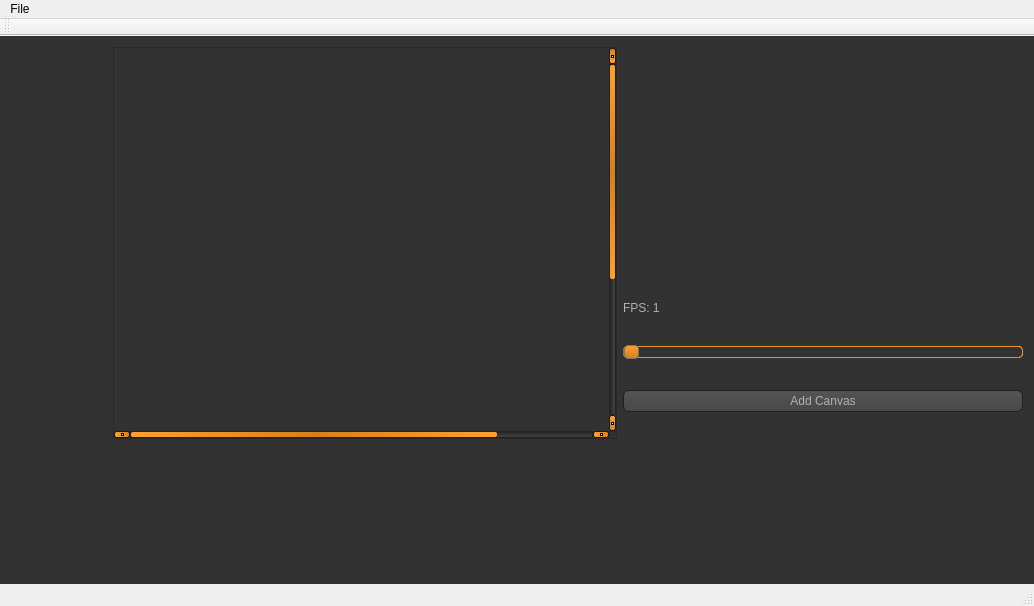
<?xml version="1.0" encoding="UTF-8"?>
<ui version="4.0">
 <class>MainWindow</class>
 <widget class="QMainWindow" name="MainWindow">
  <property name="geometry">
   <rect>
    <x>0</x>
    <y>0</y>
    <width>1034</width>
    <height>606</height>
   </rect>
  </property>
  <property name="mouseTracking">
   <bool>false</bool>
  </property>
  <property name="windowTitle">
   <string>MainWindow</string>
  </property>
  <widget class="QWidget" name="centralWidget">
   <property name="mouseTracking">
    <bool>false</bool>
   </property>
   <property name="styleSheet">
    <string notr="true">
    QToolTip
{
     border: 1px solid black;
     background-color: #ffa02f;
     padding: 1px;
     border-radius: 3px;
     opacity: 100;
}

QWidget
{
    color: #b1b1b1;
    background-color: #323232;
}

QWidget:item:hover
{
    background-color: QLinearGradient( x1: 0, y1: 0, x2: 0, y2: 1, stop: 0 #ffa02f, stop: 1 #ca0619);
    color: #000000;
}

QWidget:item:selected
{
    background-color: QLinearGradient( x1: 0, y1: 0, x2: 0, y2: 1, stop: 0 #ffa02f, stop: 1 #d7801a);
}

QMenuBar::item
{
    background: transparent;
}

QMenuBar::item:selected
{
    background: transparent;
    border: 1px solid #ffaa00;
}

QMenuBar::item:pressed
{
    background: #444;
    border: 1px solid #000;
    background-color: QLinearGradient(
        x1:0, y1:0,
        x2:0, y2:1,
        stop:1 #212121,
        stop:0.4 #343434/*,
        stop:0.2 #343434,
        stop:0.1 #ffaa00*/
    );
    margin-bottom:-1px;
    padding-bottom:1px;
}

QMenu
{
    border: 1px solid #000;
}

QMenu::item
{
    padding: 2px 20px 2px 20px;
}

QMenu::item:selected
{
    color: #000000;
}

QWidget:disabled
{
    color: #404040;
    background-color: #323232;
}

QAbstractItemView
{
    background-color: QLinearGradient( x1: 0, y1: 0, x2: 0, y2: 1, stop: 0 #4d4d4d, stop: 0.1 #646464, stop: 1 #5d5d5d);
}

QWidget:focus
{
    /*border: 2px solid QLinearGradient( x1: 0, y1: 0, x2: 0, y2: 1, stop: 0 #ffa02f, stop: 1 #d7801a);*/
}

QLineEdit
{
    background-color: QLinearGradient( x1: 0, y1: 0, x2: 0, y2: 1, stop: 0 #4d4d4d, stop: 0 #646464, stop: 1 #5d5d5d);
    padding: 1px;
    border-style: solid;
    border: 1px solid #1e1e1e;
    border-radius: 5;
}

QPushButton
{
    color: #b1b1b1;
    background-color: QLinearGradient( x1: 0, y1: 0, x2: 0, y2: 1, stop: 0 #565656, stop: 0.1 #525252, stop: 0.5 #4e4e4e, stop: 0.9 #4a4a4a, stop: 1 #464646);
    border-width: 1px;
    border-color: #1e1e1e;
    border-style: solid;
    border-radius: 6;
    padding: 3px;
    font-size: 12px;
    padding-left: 5px;
    padding-right: 5px;
}

QPushButton:pressed
{
    background-color: QLinearGradient( x1: 0, y1: 0, x2: 0, y2: 1, stop: 0 #2d2d2d, stop: 0.1 #2b2b2b, stop: 0.5 #292929, stop: 0.9 #282828, stop: 1 #252525);
}

QComboBox
{
    selection-background-color: #ffaa00;
    background-color: QLinearGradient( x1: 0, y1: 0, x2: 0, y2: 1, stop: 0 #565656, stop: 0.1 #525252, stop: 0.5 #4e4e4e, stop: 0.9 #4a4a4a, stop: 1 #464646);
    border-style: solid;
    border: 1px solid #1e1e1e;
    border-radius: 5;
}

QComboBox:hover,QPushButton:hover
{
    border: 2px solid QLinearGradient( x1: 0, y1: 0, x2: 0, y2: 1, stop: 0 #ffa02f, stop: 1 #d7801a);
}


QComboBox:on
{
    padding-top: 3px;
    padding-left: 4px;
    background-color: QLinearGradient( x1: 0, y1: 0, x2: 0, y2: 1, stop: 0 #2d2d2d, stop: 0.1 #2b2b2b, stop: 0.5 #292929, stop: 0.9 #282828, stop: 1 #252525);
    selection-background-color: #ffaa00;
}

QComboBox QAbstractItemView
{
    border: 2px solid darkgray;
    selection-background-color: QLinearGradient( x1: 0, y1: 0, x2: 0, y2: 1, stop: 0 #ffa02f, stop: 1 #d7801a);
}

QComboBox::drop-down
{
     subcontrol-origin: padding;
     subcontrol-position: top right;
     width: 15px;

     border-left-width: 0px;
     border-left-color: darkgray;
     border-left-style: solid; /* just a single line */
     border-top-right-radius: 3px; /* same radius as the QComboBox */
     border-bottom-right-radius: 3px;
 }

QComboBox::down-arrow
{
     image: url(:/down_arrow.png);
}

QGroupBox:focus
{
border: 2px solid QLinearGradient( x1: 0, y1: 0, x2: 0, y2: 1, stop: 0 #ffa02f, stop: 1 #d7801a);
}

QTextEdit:focus
{
    border: 2px solid QLinearGradient( x1: 0, y1: 0, x2: 0, y2: 1, stop: 0 #ffa02f, stop: 1 #d7801a);
}

QScrollBar:horizontal {
     border: 1px solid #222222;
     background: QLinearGradient( x1: 0, y1: 0, x2: 0, y2: 1, stop: 0.0 #121212, stop: 0.2 #282828, stop: 1 #484848);
     height: 7px;
     margin: 0px 16px 0 16px;
}

QScrollBar::handle:horizontal
{
      background: QLinearGradient( x1: 0, y1: 0, x2: 1, y2: 0, stop: 0 #ffa02f, stop: 0.5 #d7801a, stop: 1 #ffa02f);
      min-height: 20px;
      border-radius: 2px;
}

QScrollBar::add-line:horizontal {
      border: 1px solid #1b1b19;
      border-radius: 2px;
      background: QLinearGradient( x1: 0, y1: 0, x2: 1, y2: 0, stop: 0 #ffa02f, stop: 1 #d7801a);
      width: 14px;
      subcontrol-position: right;
      subcontrol-origin: margin;
}

QScrollBar::sub-line:horizontal {
      border: 1px solid #1b1b19;
      border-radius: 2px;
      background: QLinearGradient( x1: 0, y1: 0, x2: 1, y2: 0, stop: 0 #ffa02f, stop: 1 #d7801a);
      width: 14px;
     subcontrol-position: left;
     subcontrol-origin: margin;
}

QScrollBar::right-arrow:horizontal, QScrollBar::left-arrow:horizontal
{
      border: 1px solid black;
      width: 1px;
      height: 1px;
      background: white;
}

QScrollBar::add-page:horizontal, QScrollBar::sub-page:horizontal
{
      background: none;
}

QScrollBar:vertical
{
      background: QLinearGradient( x1: 0, y1: 0, x2: 1, y2: 0, stop: 0.0 #121212, stop: 0.2 #282828, stop: 1 #484848);
      width: 7px;
      margin: 16px 0 16px 0;
      border: 1px solid #222222;
}

QScrollBar::handle:vertical
{
      background: QLinearGradient( x1: 0, y1: 0, x2: 0, y2: 1, stop: 0 #ffa02f, stop: 0.5 #d7801a, stop: 1 #ffa02f);
      min-height: 20px;
      border-radius: 2px;
}

QScrollBar::add-line:vertical
{
      border: 1px solid #1b1b19;
      border-radius: 2px;
      background: QLinearGradient( x1: 0, y1: 0, x2: 0, y2: 1, stop: 0 #ffa02f, stop: 1 #d7801a);
      height: 14px;
      subcontrol-position: bottom;
      subcontrol-origin: margin;
}

QScrollBar::sub-line:vertical
{
      border: 1px solid #1b1b19;
      border-radius: 2px;
      background: QLinearGradient( x1: 0, y1: 0, x2: 0, y2: 1, stop: 0 #d7801a, stop: 1 #ffa02f);
      height: 14px;
      subcontrol-position: top;
      subcontrol-origin: margin;
}

QScrollBar::up-arrow:vertical, QScrollBar::down-arrow:vertical
{
      border: 1px solid black;
      width: 1px;
      height: 1px;
      background: white;
}


QScrollBar::add-page:vertical, QScrollBar::sub-page:vertical
{
      background: none;
}

QTextEdit
{
    background-color: #242424;
}

QPlainTextEdit
{
    background-color: #242424;
}

QHeaderView::section
{
    background-color: QLinearGradient(x1:0, y1:0, x2:0, y2:1, stop:0 #616161, stop: 0.5 #505050, stop: 0.6 #434343, stop:1 #656565);
    color: white;
    padding-left: 4px;
    border: 1px solid #6c6c6c;
}

QCheckBox:disabled
{
color: #414141;
}

QDockWidget::title
{
    text-align: center;
    spacing: 3px; /* spacing between items in the tool bar */
    background-color: QLinearGradient(x1:0, y1:0, x2:0, y2:1, stop:0 #323232, stop: 0.5 #242424, stop:1 #323232);
}

QDockWidget::close-button, QDockWidget::float-button
{
    text-align: center;
    spacing: 1px; /* spacing between items in the tool bar */
    background-color: QLinearGradient(x1:0, y1:0, x2:0, y2:1, stop:0 #323232, stop: 0.5 #242424, stop:1 #323232);
}

QDockWidget::close-button:hover, QDockWidget::float-button:hover
{
    background: #242424;
}

QDockWidget::close-button:pressed, QDockWidget::float-button:pressed
{
    padding: 1px -1px -1px 1px;
}

QMainWindow::separator
{
    background-color: QLinearGradient(x1:0, y1:0, x2:0, y2:1, stop:0 #161616, stop: 0.5 #151515, stop: 0.6 #212121, stop:1 #343434);
    color: white;
    padding-left: 4px;
    border: 1px solid #4c4c4c;
    spacing: 3px; /* spacing between items in the tool bar */
}

QMainWindow::separator:hover
{

    background-color: QLinearGradient(x1:0, y1:0, x2:0, y2:1, stop:0 #d7801a, stop:0.5 #b56c17 stop:1 #ffa02f);
    color: white;
    padding-left: 4px;
    border: 1px solid #6c6c6c;
    spacing: 3px; /* spacing between items in the tool bar */
}

QToolBar::handle
{
     spacing: 3px; /* spacing between items in the tool bar */
     background: url(:/images/handle.png);
}

QMenu::separator
{
    height: 2px;
    background-color: QLinearGradient(x1:0, y1:0, x2:0, y2:1, stop:0 #161616, stop: 0.5 #151515, stop: 0.6 #212121, stop:1 #343434);
    color: white;
    padding-left: 4px;
    margin-left: 10px;
    margin-right: 5px;
}

QProgressBar
{
    border: 2px solid grey;
    border-radius: 5px;
    text-align: center;
}

QProgressBar::chunk
{
    background-color: #d7801a;
    width: 2.15px;
    margin: 0.5px;
}

QTabBar::tab {
    color: #b1b1b1;
    border: 1px solid #444;
    border-bottom-style: none;
    background-color: #323232;
    padding-left: 10px;
    padding-right: 10px;
    padding-top: 3px;
    padding-bottom: 2px;
    margin-right: -1px;
}

QTabWidget::pane {
    border: 1px solid #444;
    top: 1px;
}

QTabBar::tab:last
{
    margin-right: 0; /* the last selected tab has nothing to overlap with on the right */
    border-top-right-radius: 3px;
}

QTabBar::tab:first:!selected
{
 margin-left: 0px; /* the last selected tab has nothing to overlap with on the right */


    border-top-left-radius: 3px;
}

QTabBar::tab:!selected
{
    color: #b1b1b1;
    border-bottom-style: solid;
    margin-top: 3px;
    background-color: QLinearGradient(x1:0, y1:0, x2:0, y2:1, stop:1 #212121, stop:.4 #343434);
}

QTabBar::tab:selected
{
    border-top-left-radius: 3px;
    border-top-right-radius: 3px;
    margin-bottom: 0px;
}

QTabBar::tab:!selected:hover
{
    /*border-top: 2px solid #ffaa00;
    padding-bottom: 3px;*/
    border-top-left-radius: 3px;
    border-top-right-radius: 3px;
    background-color: QLinearGradient(x1:0, y1:0, x2:0, y2:1, stop:1 #212121, stop:0.4 #343434, stop:0.2 #343434, stop:0.1 #ffaa00);
}

QRadioButton::indicator:checked, QRadioButton::indicator:unchecked{
    color: #b1b1b1;
    background-color: #323232;
    border: 1px solid #b1b1b1;
    border-radius: 6px;
}

QRadioButton::indicator:checked
{
    background-color: qradialgradient(
        cx: 0.5, cy: 0.5,
        fx: 0.5, fy: 0.5,
        radius: 1.0,
        stop: 0.25 #ffaa00,
        stop: 0.3 #323232
    );
}

QCheckBox::indicator{
    color: #b1b1b1;
    background-color: #323232;
    border: 1px solid #b1b1b1;
    width: 9px;
    height: 9px;
}

QRadioButton::indicator
{
    border-radius: 6px;
}

QRadioButton::indicator:hover, QCheckBox::indicator:hover
{
    border: 1px solid #ffaa00;
}

QCheckBox::indicator:checked
{
    image:url(:/images/checkbox.png);
}

QCheckBox::indicator:disabled, QRadioButton::indicator:disabled
{
    border: 1px solid #444;
}
QSlider::groove:horizontal {
border: 1px solid QLinearGradient( x1: 0, y1: 0, x2: 0, y2: 1, stop: 0 #ffa02f, stop: 1 #d7801a);

height: 10px;
border-radius: 4px;
}
QSlider::handle:horizontal {
background: QLinearGradient( x1: 0, y1: 0, x2: 0, y2: 1, stop: 0 #ffa02f, stop: 1 #d7801a);
border: 1px solid #777;
width: 13px;
margin-top: -2px;
margin-bottom: -2px;
border-radius: 4px;
}
QSlider::sub-page:horizontal {
background: QLinearGradient( x1: 0, y1: 0, x2: 0, y2: 1, stop: 0 #ffa02f, stop: 1 #d7801a);

border: 1px solid #777;
height: 10px;
border-radius: 4px;
}

QSlider::add-page:horizontal {

border: 1px solid QLinearGradient( x1: 0, y1: 0, x2: 0, y2: 1, stop: 0 #ffa02f, stop: 1 #d7801a);
height: 10px;
border-radius: 4px;
}</string>
   </property>
   <layout class="QVBoxLayout" name="verticalLayout_2">
    <item>
     <layout class="QHBoxLayout" name="horizontalLayout_3">
      <item>
       <layout class="QVBoxLayout" name="Left_horzLayout">
        <item>
         <widget class="QWidgetToolbar" name="Toolbar" native="true">
          <property name="sizePolicy">
           <sizepolicy hsizetype="Expanding" vsizetype="Expanding">
            <horstretch>0</horstretch>
            <verstretch>0</verstretch>
           </sizepolicy>
          </property>
          <property name="minimumSize">
           <size>
            <width>96</width>
            <height>56</height>
           </size>
          </property>
          <property name="maximumSize">
           <size>
            <width>66</width>
            <height>16777215</height>
           </size>
          </property>
         </widget>
        </item>
       </layout>
      </item>
      <item>
       <layout class="QVBoxLayout" name="Middle_horzLayout">
        <item>
         <widget class="QScrollArea" name="scrollArea">
          <property name="minimumSize">
           <size>
            <width>300</width>
            <height>300</height>
           </size>
          </property>
          <property name="verticalScrollBarPolicy">
           <enum>Qt::ScrollBarAlwaysOn</enum>
          </property>
          <property name="horizontalScrollBarPolicy">
           <enum>Qt::ScrollBarAlwaysOn</enum>
          </property>
          <property name="widgetResizable">
           <bool>true</bool>
          </property>
          <widget class="QWidget" name="scrollAreaWidgetContents">
           <property name="geometry">
            <rect>
             <x>0</x>
             <y>0</y>
             <width>624</width>
             <height>624</height>
            </rect>
           </property>
           <layout class="QGridLayout" name="gridLayout">
            <item row="0" column="0">
             <widget class="QWidgetCanvas" name="Canvas" native="true">
              <property name="sizePolicy">
               <sizepolicy hsizetype="Preferred" vsizetype="Preferred">
                <horstretch>0</horstretch>
                <verstretch>0</verstretch>
               </sizepolicy>
              </property>
              <property name="minimumSize">
               <size>
                <width>600</width>
                <height>600</height>
               </size>
              </property>
              <property name="maximumSize">
               <size>
                <width>600</width>
                <height>600</height>
               </size>
              </property>
              <property name="sizeIncrement">
               <size>
                <width>15</width>
                <height>15</height>
               </size>
              </property>
              <property name="mouseTracking">
               <bool>false</bool>
              </property>
              <property name="autoFillBackground">
               <bool>false</bool>
              </property>
             </widget>
            </item>
           </layout>
          </widget>
         </widget>
        </item>
       </layout>
      </item>
      <item>
       <layout class="QVBoxLayout" name="Right_horzLayout">
        <item>
         <widget class="QWidgetPreview" name="Preview" native="true">
          <property name="minimumSize">
           <size>
            <width>300</width>
            <height>200</height>
           </size>
          </property>
          <property name="maximumSize">
           <size>
            <width>300</width>
            <height>200</height>
           </size>
          </property>
          <property name="mouseTracking">
           <bool>false</bool>
          </property>
         </widget>
        </item>
        <item>
         <widget class="QLabel" name="sliderValueLabel">
          <property name="sizePolicy">
           <sizepolicy hsizetype="Preferred" vsizetype="Fixed">
            <horstretch>0</horstretch>
            <verstretch>0</verstretch>
           </sizepolicy>
          </property>
          <property name="text">
           <string>FPS: 1</string>
          </property>
         </widget>
        </item>
        <item>
         <widget class="QSlider" name="fpsSpeedSlider">
          <property name="minimum">
           <number>1</number>
          </property>
          <property name="maximum">
           <number>100</number>
          </property>
          <property name="value">
           <number>1</number>
          </property>
          <property name="sliderPosition">
           <number>1</number>
          </property>
          <property name="orientation">
           <enum>Qt::Horizontal</enum>
          </property>
          <property name="invertedAppearance">
           <bool>false</bool>
          </property>
          <property name="invertedControls">
           <bool>false</bool>
          </property>
         </widget>
        </item>
        <item>
         <widget class="QPushButton" name="addCanvasButton">
          <property name="text">
           <string>Add Canvas</string>
          </property>
         </widget>
        </item>
       </layout>
      </item>
     </layout>
    </item>
    <item>
     <widget class="QWidgetAnimationStrip" name="AnimationStrip" native="true">
      <property name="minimumSize">
       <size>
        <width>1</width>
        <height>128</height>
       </size>
      </property>
     </widget>
    </item>
   </layout>
  </widget>
  <widget class="QMenuBar" name="menuBar">
   <property name="geometry">
    <rect>
     <x>0</x>
     <y>0</y>
     <width>1034</width>
     <height>22</height>
    </rect>
   </property>
   <widget class="QMenu" name="menuFile">
    <property name="title">
     <string>File</string>
    </property>
    <addaction name="exportAction"/>
    <addaction name="actionSave"/>
    <addaction name="actionLoad"/>
   </widget>
   <addaction name="menuFile"/>
  </widget>
  <widget class="QToolBar" name="mainToolBar">
   <attribute name="toolBarArea">
    <enum>TopToolBarArea</enum>
   </attribute>
   <attribute name="toolBarBreak">
    <bool>false</bool>
   </attribute>
  </widget>
  <widget class="QStatusBar" name="statusBar"/>
  <action name="exportAction">
   <property name="text">
    <string>Export to GIF</string>
   </property>
  </action>
  <action name="actionSave">
   <property name="text">
    <string>Save</string>
   </property>
  </action>
  <action name="actionLoad">
   <property name="text">
    <string>Load</string>
   </property>
  </action>
 </widget>
 <layoutdefault spacing="6" margin="11"/>
 <customwidgets>
  <customwidget>
   <class>QWidgetToolbar</class>
   <extends>QWidget</extends>
   <header>Widgets/qwidgettoolbar.h</header>
   <container>1</container>
  </customwidget>
  <customwidget>
   <class>QWidgetCanvas</class>
   <extends>QWidget</extends>
   <header>Widgets/qwidgetcanvas.h</header>
   <container>1</container>
  </customwidget>
  <customwidget>
   <class>QWidgetPreview</class>
   <extends>QWidget</extends>
   <header>Widgets/qwidgetpreview.h</header>
   <container>1</container>
  </customwidget>
  <customwidget>
   <class>QWidgetAnimationStrip</class>
   <extends>QWidget</extends>
   <header>widgets/qwidgetanimationstrip.h</header>
   <container>1</container>
  </customwidget>
 </customwidgets>
 <resources/>
 <connections/>
</ui>
